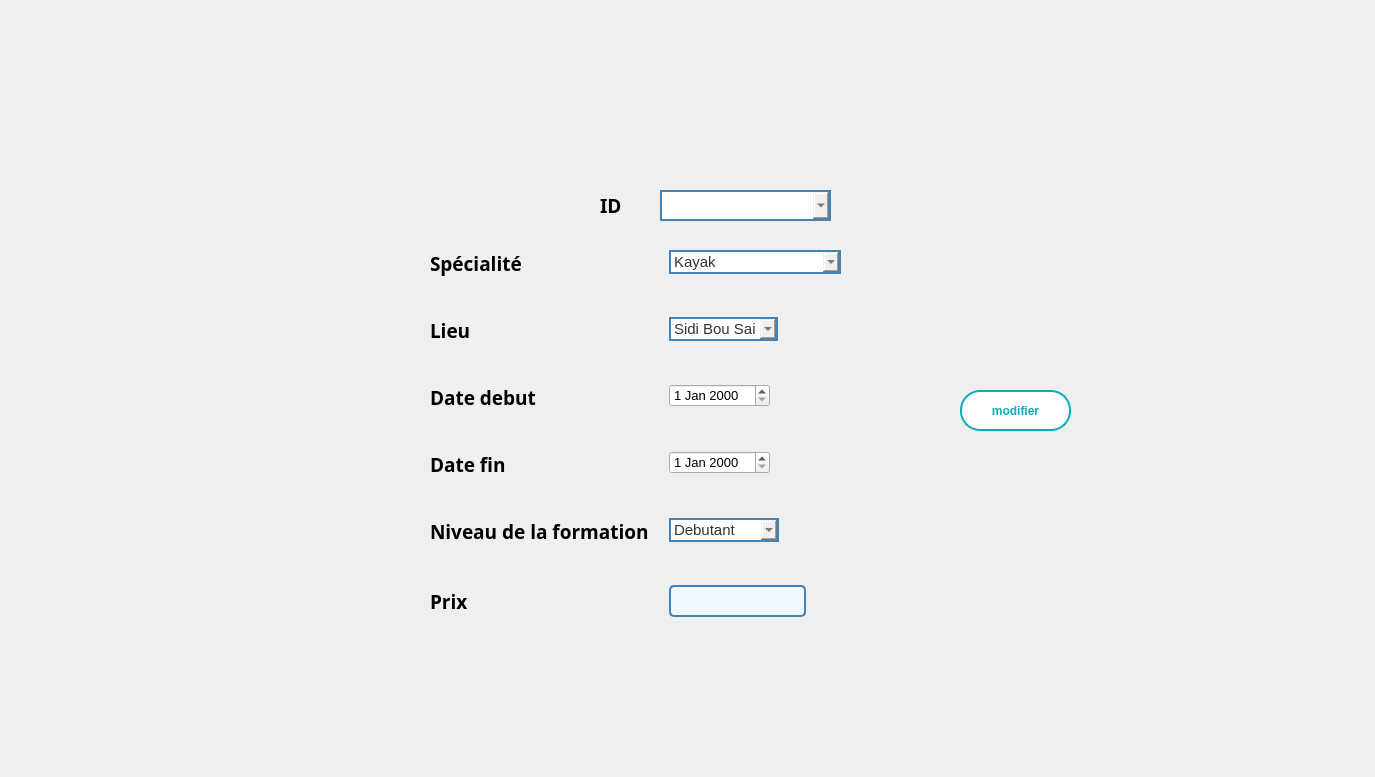
      <widget class="QWidget" name="tab_24">
       <property name="minimumSize">
        <size>
         <width>1366</width>
         <height>768</height>
        </size>
       </property>
       <attribute name="title">
        <string>Modifier</string>
       </attribute>
       <widget class="QLabel" name="background_16">
        <property name="geometry">
         <rect>
          <x>0</x>
          <y>0</y>
          <width>1366</width>
          <height>768</height>
         </rect>
        </property>
        <property name="text">
         <string/>
        </property>
        <property name="pixmap">
         <pixmap resource="gestion_abonnement/image/image.qrc">:/background_3.png</pixmap>
        </property>
        <property name="scaledContents">
         <bool>true</bool>
        </property>
       </widget>
       <widget class="QWidget" name="formLayoutWidget_16">
        <property name="geometry">
         <rect>
          <x>430</x>
          <y>250</y>
          <width>481</width>
          <height>374</height>
         </rect>
        </property>
        <layout class="QFormLayout" name="formLayout_17">
         <property name="sizeConstraint">
          <enum>QLayout::SetDefaultConstraint</enum>
         </property>
         <property name="fieldGrowthPolicy">
          <enum>QFormLayout::FieldsStayAtSizeHint</enum>
         </property>
         <property name="rowWrapPolicy">
          <enum>QFormLayout::WrapLongRows</enum>
         </property>
         <property name="labelAlignment">
          <set>Qt::AlignLeading|Qt::AlignLeft|Qt::AlignVCenter</set>
         </property>
         <property name="formAlignment">
          <set>Qt::AlignLeading|Qt::AlignLeft|Qt::AlignTop</set>
         </property>
         <property name="horizontalSpacing">
          <number>20</number>
         </property>
         <property name="verticalSpacing">
          <number>40</number>
         </property>
         <property name="leftMargin">
          <number>0</number>
         </property>
         <property name="topMargin">
          <number>0</number>
         </property>
         <item row="0" column="0">
          <widget class="QLabel" name="nomLabel_12">
           <property name="font">
            <font>
             <family>Bell MT</family>
             <pointsize>14</pointsize>
             <weight>75</weight>
             <bold>true</bold>
            </font>
           </property>
           <property name="text">
            <string>Spécialité</string>
           </property>
          </widget>
         </item>
         <item row="0" column="1">
          <widget class="QComboBox" name="specialite_form_2">
           <property name="styleSheet">
            <string notr="true">QComboBox {
    border: 2px solid #4682B4; /* Bordure de couleur 0EABB8 */
    font-size: 15px; /* Taille de la police */
    color: #333; /* Couleur du texte */
}</string>
           </property>
           <item>
            <property name="text">
             <string>Kayak</string>
            </property>
           </item>
           <item>
            <property name="text">
             <string>Plongée sous-marine</string>
            </property>
           </item>
           <item>
            <property name="text">
             <string>Surf</string>
            </property>
           </item>
           <item>
            <property name="text">
             <string>Voile</string>
            </property>
           </item>
           <item>
            <property name="text">
             <string>Stand up paddle (SUP)</string>
            </property>
           </item>
          </widget>
         </item>
         <item row="1" column="0">
          <widget class="QLabel" name="prenomLabel_7">
           <property name="font">
            <font>
             <family>Bell MT</family>
             <pointsize>14</pointsize>
             <weight>75</weight>
             <bold>true</bold>
            </font>
           </property>
           <property name="text">
            <string>Lieu</string>
           </property>
          </widget>
         </item>
         <item row="1" column="1">
          <widget class="QComboBox" name="lieu_form_2">
           <property name="styleSheet">
            <string notr="true">QComboBox {
    border: 2px solid #4682B4; /* Bordure de couleur 0EABB8 */
    font-size: 15px; /* Taille de la police */
    color: #333; /* Couleur du texte */
}</string>
           </property>
           <item>
            <property name="text">
             <string>Sidi Bou Said</string>
            </property>
           </item>
           <item>
            <property name="text">
             <string>La marsa</string>
            </property>
           </item>
           <item>
            <property name="text">
             <string>Gammarth</string>
            </property>
           </item>
          </widget>
         </item>
         <item row="2" column="0">
          <widget class="QLabel" name="sexeLabel_8">
           <property name="font">
            <font>
             <family>Bell MT</family>
             <pointsize>14</pointsize>
             <weight>75</weight>
             <bold>true</bold>
            </font>
           </property>
           <property name="text">
            <string>Date debut</string>
           </property>
          </widget>
         </item>
         <item row="2" column="1">
          <widget class="QDateEdit" name="dated_f_form_2">
           <property name="font">
            <font>
             <pointsize>10</pointsize>
            </font>
           </property>
           <property name="styleSheet">
            <string notr="true">QLineEdit {
                border: 2px solid #3498db; /* Bordure bleue */
                border-radius: 5px;
                padding: 8px;
                font-size: 14px;
                color: #333333; /* Couleur du texte */
            }

            QLineEdit:focus {
                border-color: #2980b9; /* Bordure bleue foncée lorsqu'en focus */
            }</string>
           </property>
          </widget>
         </item>
         <item row="3" column="0">
          <widget class="QLabel" name="dateDeNaissanceLabel_10">
           <property name="font">
            <font>
             <family>Bell MT</family>
             <pointsize>14</pointsize>
             <weight>75</weight>
             <bold>true</bold>
            </font>
           </property>
           <property name="text">
            <string>Date fin</string>
           </property>
          </widget>
         </item>
         <item row="3" column="1">
          <widget class="QDateEdit" name="datef_f_form_2">
           <property name="font">
            <font>
             <pointsize>10</pointsize>
            </font>
           </property>
           <property name="styleSheet">
            <string notr="true">QLineEdit {
                border: 2px solid #3498db; /* Bordure bleue */
                border-radius: 5px;
                padding: 8px;
                font-size: 14px;
                color: #333333; /* Couleur du texte */
            }

            QLineEdit:focus {
                border-color: #2980b9; /* Bordure bleue foncée lorsqu'en focus */
            }</string>
           </property>
          </widget>
         </item>
         <item row="4" column="0">
          <widget class="QLabel" name="posteLabel_9">
           <property name="font">
            <font>
             <family>Bell MT</family>
             <pointsize>14</pointsize>
             <weight>75</weight>
             <bold>true</bold>
            </font>
           </property>
           <property name="text">
            <string>Niveau de la formation</string>
           </property>
          </widget>
         </item>
         <item row="4" column="1">
          <widget class="QComboBox" name="niveau_form_2">
           <property name="styleSheet">
            <string notr="true">QComboBox {
    border: 2px solid #4682B4; /* Bordure de couleur 0EABB8 */
    font-size: 15px; /* Taille de la police */
    color: #333; /* Couleur du texte */
}</string>
           </property>
           <item>
            <property name="text">
             <string>Debutant</string>
            </property>
           </item>
           <item>
            <property name="text">
             <string>Amateur</string>
            </property>
           </item>
           <item>
            <property name="text">
             <string>Professionnel</string>
            </property>
           </item>
          </widget>
         </item>
         <item row="5" column="0">
          <widget class="QLabel" name="salaireLabel_15">
           <property name="font">
            <font>
             <family>Bell MT</family>
             <pointsize>14</pointsize>
             <weight>75</weight>
             <bold>true</bold>
            </font>
           </property>
           <property name="text">
            <string>Prix</string>
           </property>
          </widget>
         </item>
         <item row="5" column="1">
          <widget class="QLineEdit" name="prix_form_2">
           <property name="styleSheet">
            <string notr="true">/* Style général du formulaire */
QLineEdit {
    border: 2px solid #4682B4; /* Bordure bleue */
    border-radius: 5px; /* Coins arrondis */
    padding: 5px; /* Espace intérieur */
    font-size: 14px; /* Taille de la police */
    font-family: &quot;Arial&quot;, sans-serif; /* Police de caractère */
    color: #4682B4; /* Couleur du texte */
    background-color: #F0F8FF; /* Couleur de fond */
}

/* Style lorsque le champ de formulaire est en focus */
QLineEdit:focus {
    border-color: #1E90FF; /* Bordure bleu clair en focus */
}

/* Style pour les champs désactivés */
QLineEdit:disabled {
    color: #808080; /* Texte gris pour les champs désactivés */
    background-color: #F5F5F5; /* Fond gris clair pour les champs désactivés */
}
</string>
           </property>
          </widget>
         </item>
        </layout>
       </widget>
       <widget class="QComboBox" name="id_form_2">
        <property name="geometry">
         <rect>
          <x>660</x>
          <y>190</y>
          <width>171</width>
          <height>31</height>
         </rect>
        </property>
        <property name="styleSheet">
         <string notr="true">QComboBox {
    border: 2px solid #4682B4; /* Bordure de couleur 0EABB8 */
    font-size: 15px; /* Taille de la police */
    color: #333; /* Couleur du texte */
}</string>
        </property>
       </widget>
       <widget class="QLabel" name="nomLabel_13">
        <property name="geometry">
         <rect>
          <x>600</x>
          <y>190</y>
          <width>31</width>
          <height>31</height>
         </rect>
        </property>
        <property name="font">
         <font>
          <family>Bell MT</family>
          <pointsize>14</pointsize>
          <weight>75</weight>
          <bold>true</bold>
         </font>
        </property>
        <property name="text">
         <string>ID</string>
        </property>
       </widget>
       <widget class="QPushButton" name="modifier_form">
        <property name="geometry">
         <rect>
          <x>960</x>
          <y>390</y>
          <width>111</width>
          <height>41</height>
         </rect>
        </property>
        <property name="font">
         <font>
          <pointsize>9</pointsize>
          <weight>75</weight>
          <bold>true</bold>
         </font>
        </property>
        <property name="styleSheet">
         <string notr="true">/* Styles généraux du bouton */
QPushButton {
    background-color: #ffffff; /* Bleu clair pour représenter l'eau */
    border: 2px solid #0EABB8; /* Bordure bleue */
    color: #0EABB8; /* Texte blanc */
    padding: 10px ; /* Espacement intérieur */

    font-weight: bold; /* Police en gras */
    border-radius: 20px; /* Bordure arrondie */
    outline: none; /* Supprime la bordure de focus */
  
    overflow: hidden; /* Cache le contenu débordant */
    transition: background-color 0.3s, color 0.3s; /* Transition des couleurs */
}

/* Style au survol du bouton */
QPushButton:hover {
    background-color: #0EABB8; /* Fond devient blanc */
    color: #ffffff; /* Texte devient bleu clair */
}

/* Style au clic du bouton */
QPushButton:pressed {
    background-color: #0EABB8; /* Bleu foncé lors du clic */
    color: #f8f8f8; /* Texte blanc lors du clic */
}

/* Animation pour le pseudo-élément :after */
QPushButton::after {
    content: ''; /* Contenu vide */
    position: absolute; /* Position absolue */
    width: 100%; /* Largeur à 100% */
    height: 100%; /* Hauteur à 100% */
    background-color: rgba(255, 255, 255, 0.3); /* Fond semi-transparent */
    top: 50%; /* Positionnement au centre vertical */
    left: 50%; /* Positionnement au centre horizontal */
    border-radius: 50%; /* Bordure arrondie */
    transform: translate(-50%, -50%) scale(0); /* Réduit l'échelle à 0 */
    transition: transform 0.5s ease; /* Transition de l'échelle */
}

/* Animation au survol du bouton */
QPushButton:hover::after {
    transform: translate(-50%, -50%) scale(2); /* Augmente l'échelle à 2 */
}
</string>
        </property>
        <property name="text">
         <string>modifier</string>
        </property>
       </widget>
       <widget class="QLabel" name="label_42">
        <property name="geometry">
         <rect>
          <x>0</x>
          <y>0</y>
          <width>1366</width>
          <height>768</height>
         </rect>
        </property>
        <property name="text">
         <string/>
        </property>
        <property name="pixmap">
         <pixmap>background_2.png</pixmap>
        </property>
        <property name="scaledContents">
         <bool>true</bool>
        </property>
       </widget>
       <zorder>label_42</zorder>
       <zorder>background_16</zorder>
       <zorder>formLayoutWidget_16</zorder>
       <zorder>nomLabel_13</zorder>
       <zorder>id_form_2</zorder>
       <zorder>modifier_form</zorder>
      </widget>
